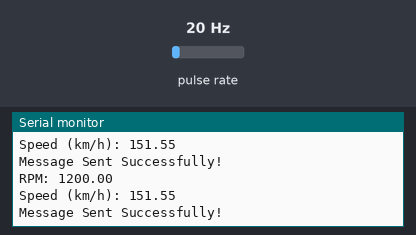
The program below on a simulated Arduino Uno, built with avr-gcc and run on an emulated ATmega328P. On the bench: the last lines printed to the serial monitor. Wiring (inferred from the names in the program): pulse sensor: data pin 3. The inputs (shaded band) are chosen by the test bench; at power-on: pulse rate 20 Hz.

Above: at 1.2 s.
1.3 s: pulse rate (sensor on pin 3) set to 4 Hz
At 1.82 s:
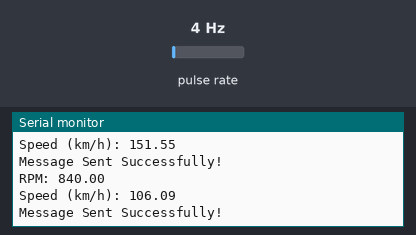
2.8 s: pulse rate (sensor on pin 3) set to 50 Hz
At 2.82 s:
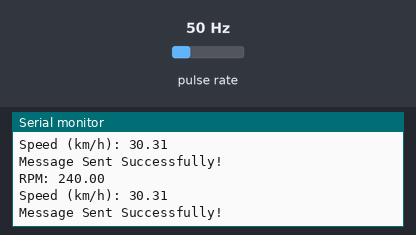
Timing chart, 0 to 5.8 s (numbered marks = the images above; inputs shaded):
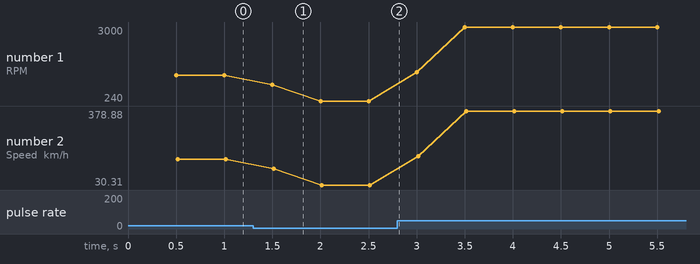

Measured:
- after the input at 1.3 s, the serial monitor: prints a new line after 0.20 s (image 1)
- plotted number 1: 1200 → 240 after the input at 1.3 s, 240 → 3000 after the input at 2.8 s
- plotted number 2: 151.55 → 30.31 after the input at 1.3 s, 30.31 → 378.88 after the input at 2.8 s

The program:

main.cpp
```cpp
#include <SPI.h>
#include <mcp_can.h>

MCP_CAN CAN(10);
byte data[1] = {20};

const bool METRIC = true; // Set to false for mph

const int sensorPin = 3;
const float wheelDiameter = 0.67;  // Diameter in meters

const int pulsesPerRevolution = 20; // Pulses per wheel revolution

unsigned long pulseCount = 0;
unsigned long previousMillis = 0;
const long interval = 500;

float circumference = PI * wheelDiameter;
float units = (METRIC) ? 1000.000 : 1609.344;

void countPulse() {

  pulseCount++;

}

void setup()
{
  Serial.begin(9600);

  Serial.println("CAN transmitter test");

  if(CAN.begin(MCP_ANY, CAN_125KBPS, MCP_8MHZ) == CAN_OK)
    Serial.println("MCP2515 Initialized Successfully!");
  else
    Serial.println("Error Initializing MCP2515...");

  CAN.setMode(MCP_NORMAL);

  pinMode(sensorPin, INPUT);
  attachInterrupt(digitalPinToInterrupt(sensorPin), countPulse, FALLING);
}

void loop()
{
  static int count = 0;
  static unsigned long previousMillis = 0;
  unsigned long currentMillis = millis();

  if (currentMillis - previousMillis >= interval) {
    previousMillis = currentMillis;

    float rps = (float)pulseCount/ (interval / 1000.0); // RPS = Pulses / seconds
    float rpm = rps * 60; // Convert to RPM

    float speed_kmph = (rpm * circumference * 60) / units;

    Serial.print("RPM: ");
    Serial.println(rpm);
    Serial.print("Speed (km/h): ");
    Serial.println(speed_kmph);


    pulseCount = 0;

    byte data[0];
    int speed_int = speed_kmph;
    data[0] = speed_int;

    byte sndStat = CAN.sendMsgBuf(0x01, 0, 2, data);
    if (sndStat == CAN_OK) {
      Serial.println("Message Sent Successfully!");
    } else {
      Serial.println("Error Sending Message...");
    }

    count++;
  }
}
```
